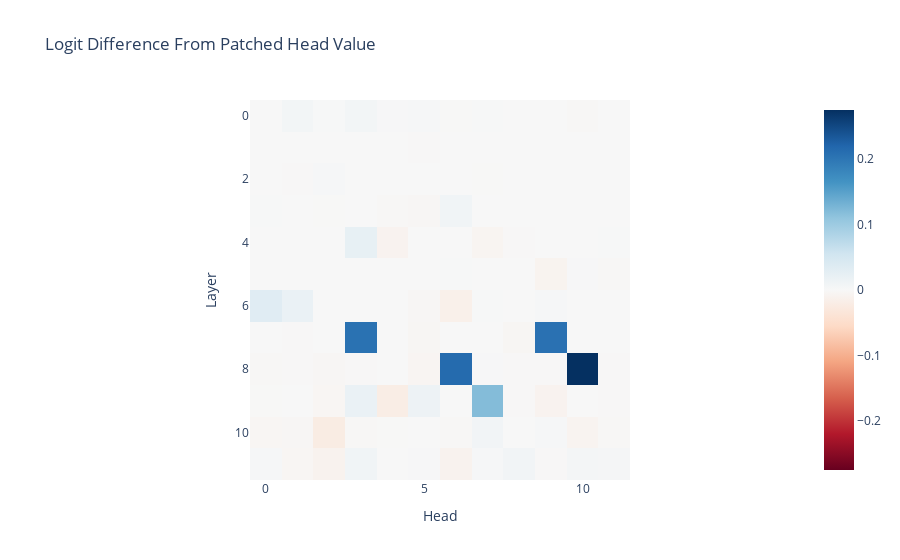

Notebook code cell kept with this figure:
### Markdown cell above
We can plot this as a heatmap and it's initially hard to interpret.

### Code cell
imshow(
    patched_head_v_diff,
    title="Logit Difference From Patched Head Value",
    labels={"x": "Head", "y": "Layer"},
)

### Figure 1 — Plotly figure (JSON) as saved in the notebook; plotly's stock layout.template omitted (floating-point values rounded to 4 significant figures; data arrays with more than 128 entries replaced by an {"elided": "..."} marker saying what was removed)
{"data": [{"coloraxis": "coloraxis", "hovertemplate": "Head: %{x}<br>Layer: %{y}<br>color: %{z}<extra></extra>", "name": "0", "type": "heatmap", "xaxis": "x", "yaxis": "y", "z": {"elided": "12x12 float values"}}], "layout": {"coloraxis": {"cmid": 0, "colorscale": [[0, "rgb(103,0,31)"], [0.1, "rgb(178,24,43)"], [0.2, "rgb(214,96,77)"], [0.3, "rgb(244,165,130)"], [0.4, "rgb(253,219,199)"], [0.5, "rgb(247,247,247)"], [0.6, "rgb(209,229,240)"], [0.7, "rgb(146,197,222)"], [0.8, "rgb(67,147,195)"], [0.9, "rgb(33,102,172)"], [1, "rgb(5,48,97)"]]}, "title": {"text": "Logit Difference From Patched Head Value"}, "xaxis": {"anchor": "y", "constrain": "domain", "domain": [0, 1], "scaleanchor": "y", "title": {"text": "Head"}}, "yaxis": {"anchor": "x", "autorange": "reversed", "constrain": "domain", "domain": [0, 1], "title": {"text": "Layer"}}}}
